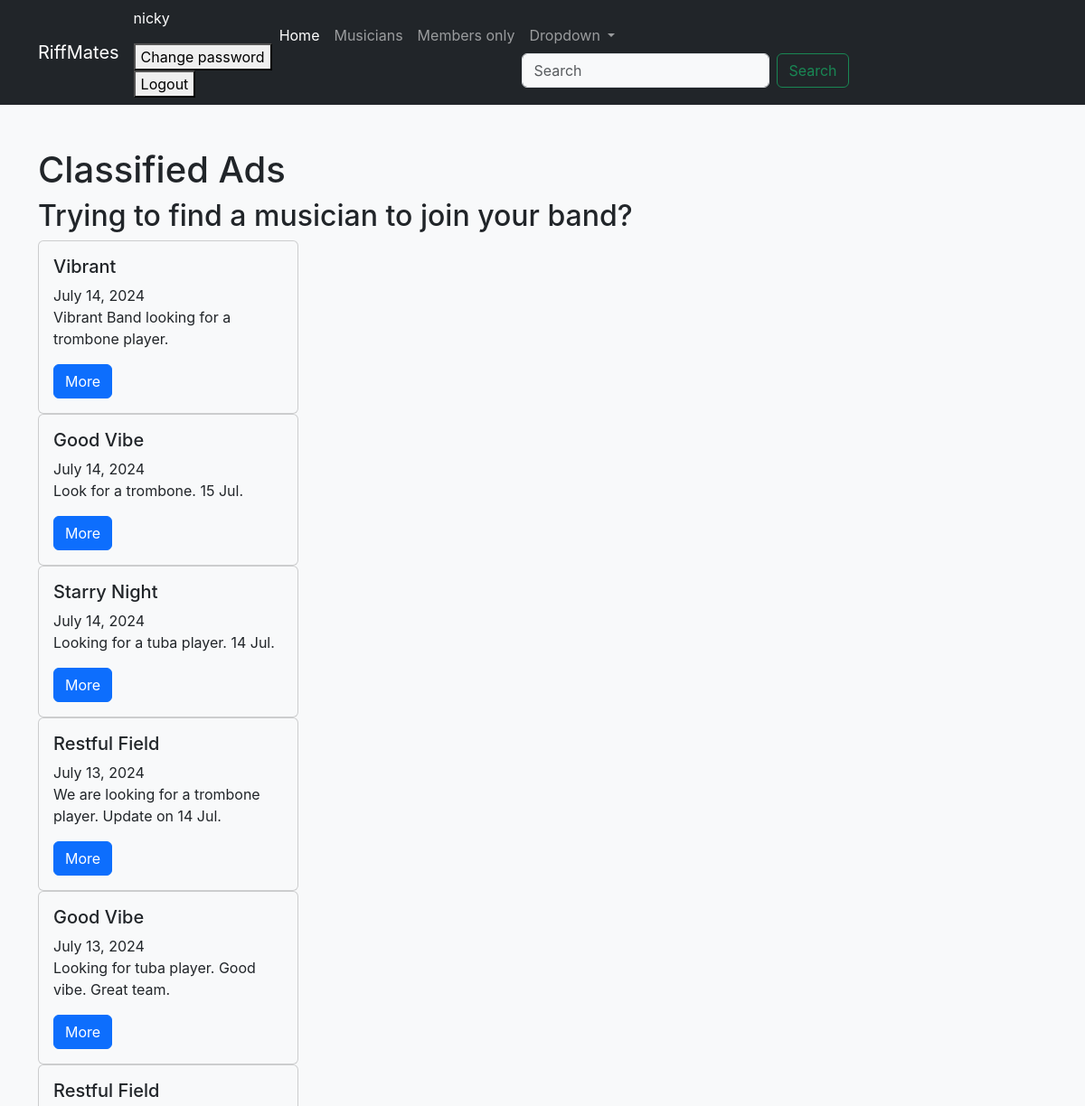
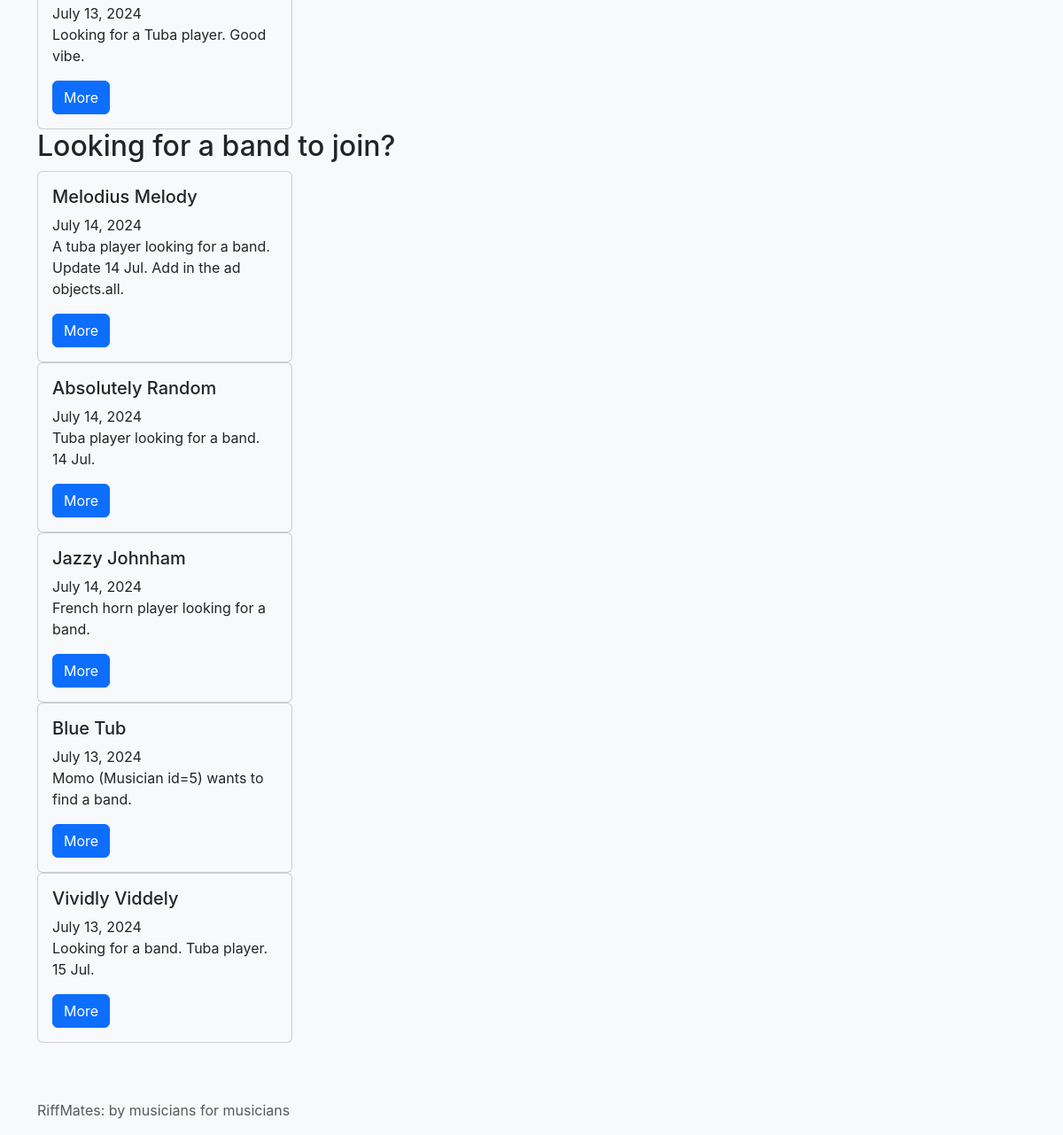
The page /content/ads_listing/ (signed in) on the database its author committed (2 pictures, top to bottom).
### content/models.py (models this page shows, shortened)
class SeekingAd(models.Model):
    id = models.SmallAutoField(primary_key=True)
    create_date = models.DateField(auto_now_add=True)
    owner = models.ForeignKey(User, on_delete=models.CASCADE)
    seeking_choices = {
        "M": "MUSICIAN",
        "B": "BAND"
    }
    seeking = models.CharField(
        max_length=1,
        choices = seeking_choices,
    )
    musician = models.ForeignKey(
        to=Musician,
        on_delete=models.SET_NULL,
        blank=True,
        null=True
    )
    band = models.ForeignKey(
        to=BandGroup,
        on_delete=models.SET_NULL,
        blank=True,
        null=True,
    )
    ads = models.TextField(
        max_length=300,
    )
    class Meta:
        ordering = ["-create_date"]

### bands/models.py (models this page shows, shortened)
class BandGroup(models.Model):
    id = models.SmallAutoField(primary_key=True)
    name = models.CharField(max_length=20, default="Band Group", verbose_name="Band group")
    members = models.ManyToManyField(to="bands.Musician", verbose_name="Members")
    class Meta:
        ordering = ["name"]

class Musician(models.Model):
    id = models.SmallAutoField(
        primary_key=True,
    )
    first_name = models.CharField(
        verbose_name="First name",
        max_length=50,
        help_text="First name",
    )
    last_name = models.CharField(
        verbose_name="Last name",
        max_length=50,
        help_text="Last name",
    )
    birth = models.DateField(
        verbose_name = "Date of birth",
    )
    STYLE_MUSIC = {
        "ROCK": "Rock and roll",
        "RELA": "Relaxing",
        "LIVE": "Lively",
    }
    style = models.CharField(
        verbose_name="Style of music",
        max_length=4,
        choices=STYLE_MUSIC,
        default="RELA",
        help_text="Main style of music",
    )
    class Meta:
        ordering = ["first_name"]

### content/views.py (the view)
def ads_listing(request):
    data = {
        'seeking_musician': SeekingAd.objects.filter(
            seeking=MusicianBandChoice.MUSICIAN
        ),
        'seeking_band': SeekingAd.objects.filter(
            seeking=MusicianBandChoice.BAND
        ),
    }
    return render(request=request,
           template_name="ads_listing.html",
           context=data)

### content/templates/ads_listing.html (shortened to what this page needs)
{% extends "base.html" %}
{% block content %}
    <h1>Classified Ads</h1>
    <h2>Trying to find a musician to join your band?</h2>
    {% for m in seeking_musician %}
    <div class="card" style="width: 18rem;">
        <div class="card-body">
            <h5 class="card-title">
                {{ m.band.name }}
            </h5>
            <p class="card-text">
                {{ m.create_date }}
                <br>
                {{ m.ads }}
            </p>
            <a href="#" class="btn btn-primary">More</a>
        </div>
    </div>
    {% endfor %}
    <h2>Looking for a band to join?</h2>
    {% for b in seeking_band %}
    <div class="card" style="width: 18rem;">
        <div class="card-body">
            <h5 class="card-title">
                {{ b.musician.first_name }} {{ b.musician.last_name }}
            </h5>
            <p class="card-text">
                {{ b.create_date }}
                <br>
                {{ b.ads }}
            </p>
            <a href="#" class="btn btn-primary">More</a>
        </div>
    </div>
    {% endfor %}
{% endblock content %}

### templates/base.html (shortened to what this page needs)
{% load django_browser_reload %}
{% load static %}
<!doctype html>
<html lang="en">
  <head>
    <link href="https://cdn.jsdelivr.net/npm/bootstrap@5.3.2/dist/css/bootstrap.min.css" rel="stylesheet">
    <link rel="stylesheet" href="{% static 'styles.css' %}">
    <link rel="stylesheet" href="{% static 'main.css' %}">
  </head>
  <body>
    {% block navbar %}
    <nav class="navbar navbar-expand-lg navbar-dark bg-dark">
      <div class="container">
        <a class="navbar-brand" href={% url "index" %}>RiffMates</a>
            <div>
              {% if user.is_authenticated %}
              <p class="text-white bg-dark">{{ user.username }}</p>
              <form id="password-change-form" method="POST"
                action={% url 'password_change' %}>
                <button type="submit">Change password</button>
              <form id="logout-form" method="POST"
                action={% url 'logout' %} >
                <button type="submit">Logout</button>
              </form>
              {% endif %}
            </div>
        <div class="collapse navbar-collapse" id="navbarSupportedContent">
          <ul class="navbar-nav me-auto mb-2 mb-lg-0">
            <li class="nav-item">
              <a class="nav-link active" aria-current="page" href={% url "index" %}>
                Home</a>
            </li>
            <li class="nav-item">
              <a class="nav-link" href={% url "musicians-list" %}>Musicians</a>
            </li>
            <li class="nav-item">
              <a class="nav-link" href={% url "restricted_page" %}>
                Members only</a>
            </li>
            <li class="nav-item dropdown">
              <a class="nav-link dropdown-toggle" href="#" id="navbarDropdown" role="button" data-bs-toggle="dropdown" aria-expanded="false">
                Dropdown
              </a>
          <form class="d-flex" role="search">
            <input class="form-control me-2" type="search" placeholder="Search" aria-label="Search">
            <button class="btn btn-outline-success" type="submit">Search</button>
          </form>
        </div>
      </div>
    </nav>
    {% endblock navbar %}
    <main>
    <div class="container my-5">
      {% block content %}{% endblock content %}
    </div>
    </main>
    <footer class="footer mt-auto py-3 bg-light">
        <div class="container">
          {% block footer %}
            <span class="text-muted">RiffMates: by musicians for musicians</span>
          {% endblock footer %}
        </div>
    </footer>
  </body>
</html>

### static/styles.css (style rules this page uses)
:root { --bs-body-bg: var(--bs-gray-100); }

### hello/static/main.css (style rules this page uses)
body { margin: 0; font-family: -apple-system, BlinkMacSystemFont, "Segoe UI", "Roboto", "Oxygen", "Ubuntu", "Cantarell", "Fira Sans", "Droid Sans", "Helvetica Neue", sans-serif; -webkit-font-smoothing: antialiased; -moz-osx-font-smoothing: grayscale; }

### rows shown on the page
SeekingAd: band.name "Vibrant", create_date "July 14, 2024", ads "Vibrant Band looking for a trombone player."
SeekingAd: band.name "Good Vibe", create_date "July 14, 2024", ads "Look for a trombone. 15 Jul."
SeekingAd: band.name "Starry Night", create_date "July 14, 2024", ads "Looking for a tuba player. 14 Jul."
SeekingAd: band.name "Restful Field", create_date "July 13, 2024", ads "We are looking for a trombone player. Update on 14 Jul."
SeekingAd: band.name "Good Vibe", create_date "July 13, 2024", ads "Looking for tuba player. Good vibe. Great team."
SeekingAd: band.name "Restful Field", create_date "July 13, 2024", ads "Looking for a Tuba player. Good vibe."
SeekingAd: musician.first_name "Melodius", musician.last_name "Melody", create_date "July 14, 2024", ads "A tuba player looking for a band. Update 14 Jul. Add in the ad objects.all."
SeekingAd: musician.first_name "Absolutely", musician.last_name "Random", create_date "July 14, 2024", ads "Tuba player looking for a band. 14 Jul."
SeekingAd: musician.first_name "Jazzy", musician.last_name "Johnham", create_date "July 14, 2024", ads "French horn player looking for a band."
SeekingAd: musician.first_name "Blue", musician.last_name "Tub", create_date "July 13, 2024", ads "Momo (Musician id=5) wants to find a band."
SeekingAd: musician.first_name "Vividly", musician.last_name "Viddely", create_date "July 13, 2024", ads "Looking for a band. Tuba player. 15 Jul."

### other values the page prints
{{ user.username }} "nicky"
